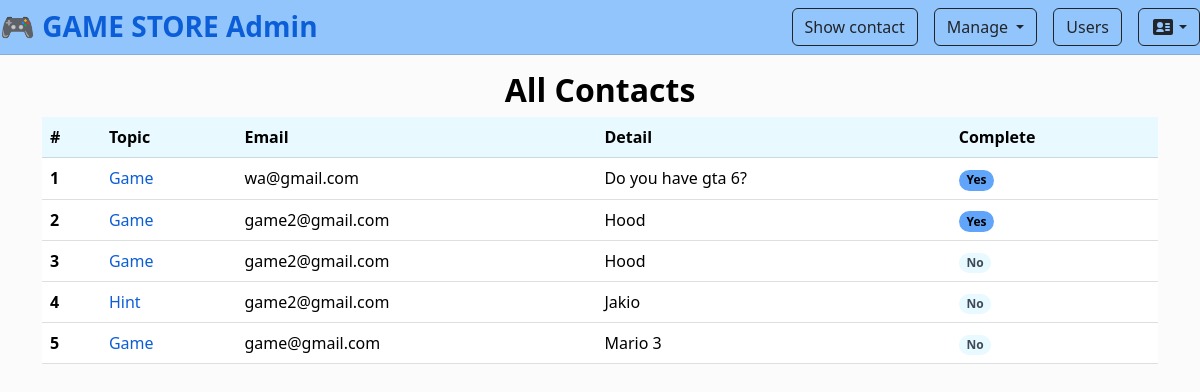
The app's page /showcontact/ (signed in), older data.
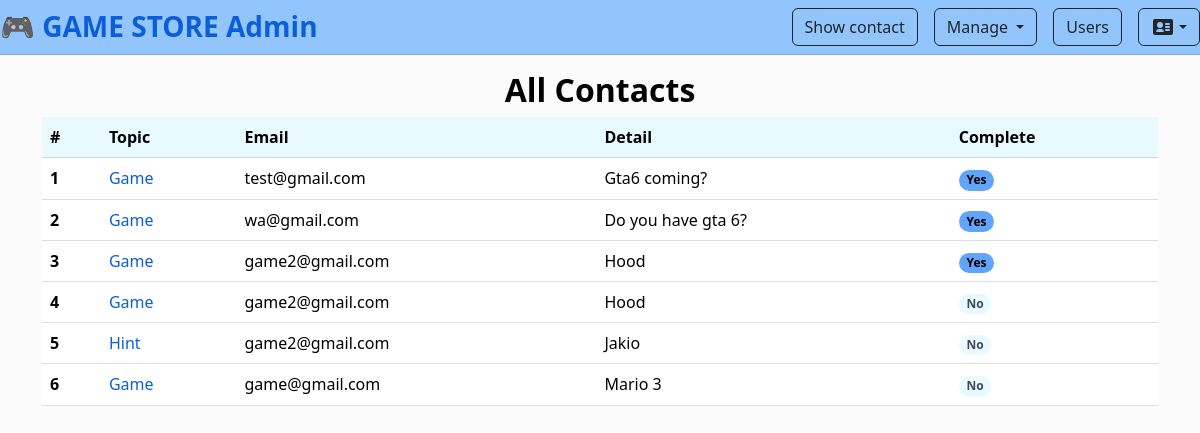
The same page, newer data.
### myapp/models.py (models this page shows, shortened)
class Contact(models.Model):
    topic = models.CharField(max_length=200)
    email = models.EmailField()
    detail = models.TextField()
    complete = models.BooleanField(default=False)

### myapp/views.py (the view)
# urls.py: path('showcontact/', showContact, name='showcontact-page'),
@login_required
@user_passes_test(is_admin)
def showContact(request):
    allcontact = Contact.objects.all().order_by('-id')  # newest first
    context = {'contact': allcontact}
    return render(request, 'myapp/showcontact.html', context)

### myapp/views.py (called while the page is built)
def is_admin(user):
    return user.is_staff or user.is_superuser

### myapp/template/myapp/showcontact.html (shortened to what this page needs)
{% extends 'myapp/base.html' %}
{% load static %}
{% block myheader %}
<h2 class="text-center fw-bold" style="color: var(--text);">All Contacts</h2>
{% endblock myheader %}
{% block content %}
<div class="table-responsive">
<table class="table table-theme">
  <thead>
    <tr>
      <th>#</th>
      <th>Topic</th>
      <th>Email</th>
      <th>Detail</th>
      <th>Complete</th>
    </tr>
  </thead>
  <tbody>
    {% for data in contact %}
    <tr>
      <th scope="row">{{ forloop.counter }}</th>
      <td>
        <a class="text-decoration-none link-topic" href="{% url 'action-page' data.id %}">{{ data.topic }}</a>
      </td>
      <td>{{ data.email }}</td>
      <td>{{ data.detail }}</td>
      <td>
        {% if data.complete %}
          <span class="badge rounded-pill badge-accent">Yes</span>
        {% else %}
          <span class="badge rounded-pill badge-muted">No</span>
        {% endif %}
      </td>
    </tr>
    {% empty %}
    <tr>
      <td colspan="5" class="text-center">No contacts found</td>
    </tr>
    {% endfor %}
  </tbody>
</table>
</div>
{% endblock content %}

Row changes from the older to the newer data that the page shows:
added Contact: topic "Game", email "test@gmail.com", detail "Gta6 coming?", complete "Yes"
